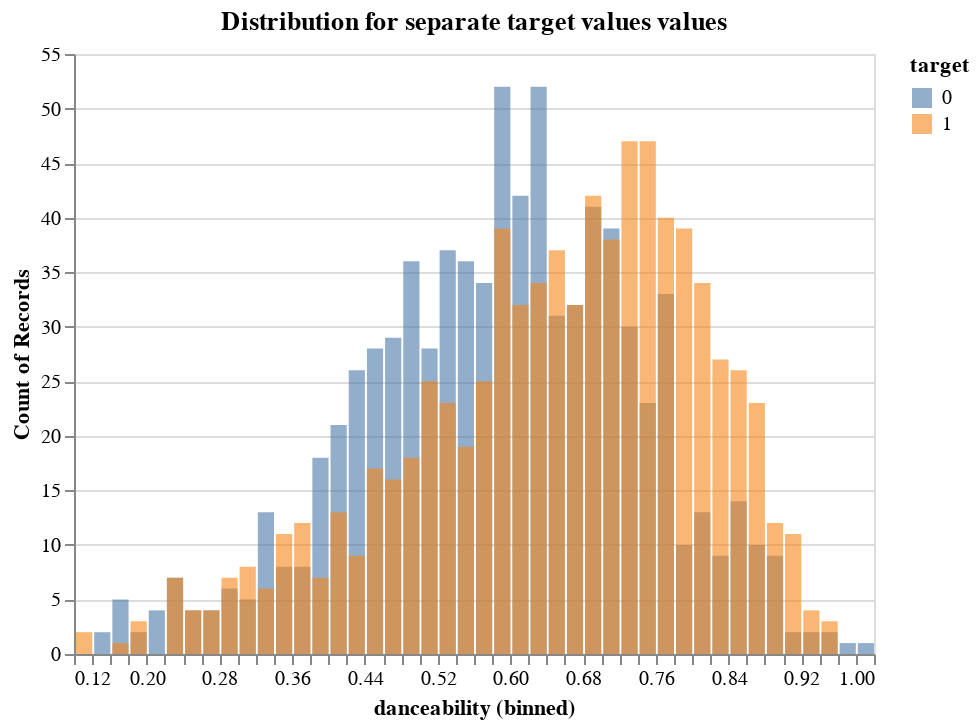

Notebook cell for this chart:
### Markdown cell above
It might be easier to compare the 2 distributions if they were layered on top of each other so that we can see whether danceability tends to be any different for disliked vs. liked songs.

### Code cell
histogram_overlayed = alt.Chart(train_df.sort_values(by='target')).mark_bar(opacity=0.6).encode(
    alt.X('danceability', bin=alt.Bin(maxbins=50)),
    alt.Y('count()', stack=None),
    alt.Color('target:N')).properties(
    title= 'Distribution for separate target values values')
histogram_overlayed

### Figure 1 — Vega-Lite specification as saved in the notebook (floating-point values rounded to 4 significant figures; data arrays with more than 128 entries replaced by an {"elided": "..."} marker saying what was removed)
{"config": {"view": {"continuousWidth": 400, "continuousHeight": 300}}, "data": {"name": "data-82f7586416b2077c4cf58dc4830967b1"}, "mark": {"type": "bar", "opacity": 0.6}, "encoding": {"color": {"type": "nominal", "field": "target"}, "x": {"type": "quantitative", "bin": {"maxbins": 50}, "field": "danceability"}, "y": {"type": "quantitative", "aggregate": "count", "stack": null}}, "title": "Distribution for separate target values values", "$schema": "https://vega.github.io/schema/vega-lite/v4.8.1.json", "datasets": {"data-82f7586416b2077c4cf58dc4830967b1": {"elided": "1613 records"}}}
